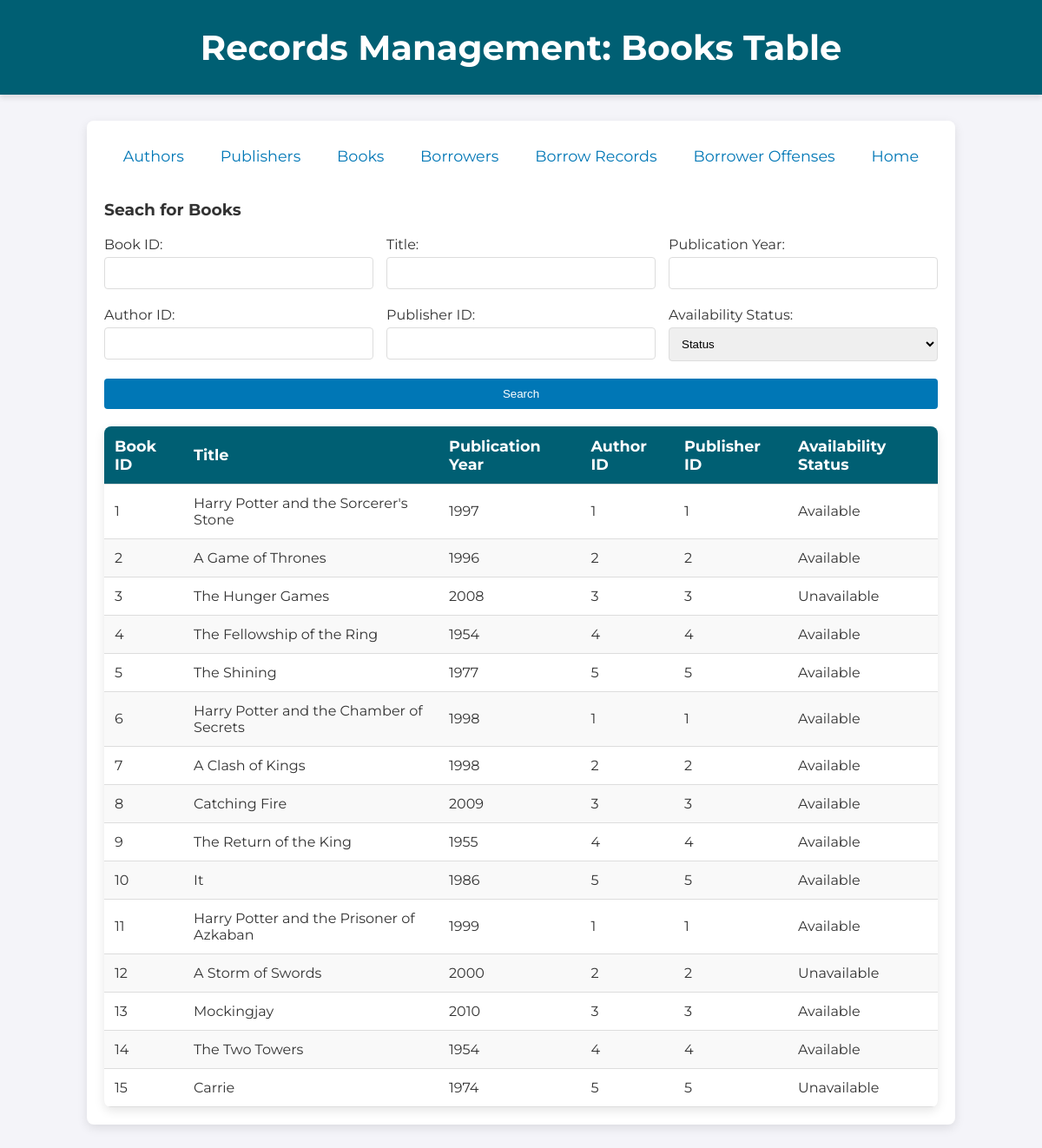
/books, run on the app's committed database.
### tables this page shows
CREATE TABLE Books (
	book_id INT AUTO_INCREMENT UNIQUE PRIMARY KEY,
    title VARCHAR(50),
    publication_year INT,
    publisher_id INT,
    author_id INT,
    availability_status VARCHAR(20) DEFAULT 'Available',
    FOREIGN KEY (publisher_id) REFERENCES Publishers(publisher_id) ON DELETE SET NULL,
	FOREIGN KEY (author_id) REFERENCES Authors(author_id) ON DELETE SET NULL
);

### app.py (the view)
@app.route("/books", methods=["GET", "POST"])
def books():
    if request.method == "POST":
        book_id = request.form.get("book_id")
        title = request.form.get("title")
        publication_year = request.form.get("publication_year")
        author_id = request.form.get("author_id")
        publisher_id = request.form.get("publisher_id")
        availability_status = request.form.get("availability_status")
        query = "SELECT * FROM Books WHERE 1=1"
        params = []
        if not book_id and not title and not publication_year and not author_id and not publisher_id and not availability_status:
            books = db.execute("SELECT * FROM Books")
        else:
            if book_id:
                try:
                    book_id = int(book_id)
                    query += " AND book_id = ?"
                    params.append(book_id)
                except ValueError:
                    return render_template("books.html", books=[], message="Invalid Book ID input")
            if title:
                query += " AND title LIKE ?"
                params.append(f"%{title}%")
            if publication_year:
                try:
                    publication_year = int(publication_year)
                    query += " AND publication_year = ?"
                    params.append(publication_year)
                except ValueError:
                    return render_template("books.html", books=[], message="Invalid Publication Year input")
            if author_id:
                try:
                    author_id = int(author_id)
                    query += " AND author_id = ?"
                    params.append(author_id)
                except ValueError:
                    return render_template("books.html", books=[], message="Invalid Author ID input")
            if publisher_id:
                try:
                    publisher_id = int(publisher_id)
                    query += " AND publisher_id = ?"
                    params.append(publisher_id)
                except ValueError:
                    return render_template("books.html", books=[], message="Invalid Publisher ID input")
            if availability_status:
                query += " AND availability_status = ?"
                params.append(availability_status)
            try:
                books = db.execute(query, params)
            except Exception as e:
                print(f"Error executing query: {e}")
                return render_template("books.html", books=[], message="An error occurred while fetching books.")
        return render_template("books.html", books=books, message=None)
    else:
        books = db.execute("SELECT * FROM Books")
        return render_template("books.html", books=books, message=None)

### app.py (called while the page is built)
@app.after_request
def after_request(response):
    response.headers["Cache-Control"] = "no-cache, no-store, must-revalidate"
    response.headers["Expires"] = 0
    response.headers["Pragma"] = "no-cache"
    return response

### templates/books.html (shortened to what this page needs)
{% extends "records.html" %}
{% block title %}
Books Table
{% endblock %}
{% block main %}
    <h3>Seach for Books</h3>
    <form action="/books" method="POST" class="form">
        <div class="form-row">
            <label>Book ID: <input autocomplete="off" min="1" name="book_id" type="number"></label>
            <label>Title: <input autocomplete="off" maxlength="50" name="title" type="text"></label>
            <label>Publication Year: <input autocomplete="off" name="publication_year" type="number"></label>
        </div>
        <div class="form-row">
            <label>Author ID: <input autocomplete="off" min="1" name="author_id" type="number"></label>
            <label>Publisher ID: <input autocomplete="off" min="1" name="publisher_id" type="number"></label>
            <label>Availability Status:
                <select name="availability_status">
                    <option disabled selected>Status</option>
                </select>
            </label>
        </div>
        <button type="submit">Search</button>
    </form>
    <table>
        <thead>
            <tr>
                <th>Book ID</th>
                <th>Title</th>
                <th>Publication Year</th>
                <th>Author ID</th>
                <th>Publisher ID</th>
                <th>Availability Status</th>
            </tr>
        </thead>
        <tbody>
            {% for book in books %}
                <tr>
                    <td>{{ book.book_id }}</td>
                    <td>{{ book.title }}</td>
                    <td>{{ book.publication_year }}</td>
                    <td>{{ book.author_id }}</td>
                    <td>{{ book.publisher_id }}</td>
                    <td>{{ book.availability_status }}</td>
                </tr>
            {% endfor %}
        </tbody>
    </table>
{% endblock %}

### templates/records.html (shortened to what this page needs)
<!DOCTYPE html>
<html lang="en">
    <head>
        <link href="/static/styles.css" rel="stylesheet">
    </head>
    <body>
        <div class="header">
            <h1>Records Management: {% block title %}{% endblock %}</h1>
        </div>
        <div class="container">
            <nav class="nav-links">
                <a href="/authors">Authors</a>
                <a href="/publishers">Publishers</a>
                <a href="/books">Books</a>
                <a href="/borrowers">Borrowers</a>
                <a href="/borrowrecords">Borrow Records</a>
                <a href="/borroweroffenses">Borrower Offenses</a>
                <a href="/">Home</a>
            </nav>
            <main>
                {% block main %} {% endblock %}
            </main>
        </div>
    </body>
</html>

### static/styles.css (style rules this page uses)
body { font-family: 'Montserrat', sans-serif; background-color: #f4f4f9; color: #333; margin: 0; padding: 0; }
.header { background-color: #005f73; color: white; text-align: center; padding: 30px 0; box-shadow: 0 4px 6px rgba(0, 0, 0, 0.1); }
.header h1 { font-size: 2.5em; margin: 0; }
.nav-links { display: flex; justify-content: space-evenly; margin-bottom: 30px; }
.nav-links a { font-size: 1.1em; color: #0077b6; text-decoration: none; padding: 10px 20px; border-radius: 5px; transition: background-color 0.3s, color 0.3s; text-align: center; }
.container { width: 80%; max-width: 1200px; margin: 30px auto; padding: 20px; background-color: white; border-radius: 8px; box-shadow: 0 4px 12px rgba(0, 0, 0, 0.1); }
main { margin-top: 30px; }
table { width: 100%; border-collapse: collapse; margin-top: 20px; border-radius: 8px; overflow: hidden; box-shadow: 0 4px 12px rgba(0, 0, 0, 0.1); }
table th, table td { padding: 12px; text-align: left; border-bottom: 1px solid #ddd; }
table th { background-color: #005f73; color: white; font-size: 1.1em; }
table tr:nth-child(even) { background-color: #f9f9f9; }
button { background-color: #0077b6; color: white; padding: 10px 20px; border: none; border-radius: 4px; cursor: pointer; transition: background-color 0.3s ease; }
.form { display: flex; flex-direction: column; gap: 20px; }
.form-row { display: flex; flex-wrap: wrap; gap: 15px; }
.form-row label { flex: 1 1 18%; }
.form-row select, .form-row input { width: 100%; padding: 10px; margin-top: 5px; border: 1px solid #ddd; border-radius: 4px; box-sizing: border-box; }

### data on the page
Books: book_id "1", title "Harry Potter and the Sorcerer's Stone", publication_year "1997", author_id "1", publisher_id "1", availability_status "Available"
Books: book_id "2", title "A Game of Thrones", publication_year "1996", author_id "2", publisher_id "2", availability_status "Available"
Books: book_id "3", title "The Hunger Games", publication_year "2008", author_id "3", publisher_id "3", availability_status "Unavailable"
Books: book_id "4", title "The Fellowship of the Ring", publication_year "1954", author_id "4", publisher_id "4", availability_status "Available"
Books: book_id "5", title "The Shining", publication_year "1977", author_id "5", publisher_id "5", availability_status "Available"
Books: book_id "6", title "Harry Potter and the Chamber of Secrets", publication_year "1998", author_id "1", publisher_id "1", availability_status "Available"
Books: book_id "7", title "A Clash of Kings", publication_year "1998", author_id "2", publisher_id "2", availability_status "Available"
Books: book_id "8", title "Catching Fire", publication_year "2009", author_id "3", publisher_id "3", availability_status "Available"
Books: book_id "9", title "The Return of the King", publication_year "1955", author_id "4", publisher_id "4", availability_status "Available"
Books: book_id "10", title "It", publication_year "1986", author_id "5", publisher_id "5", availability_status "Available"
Books: book_id "11", title "Harry Potter and the Prisoner of Azkaban", publication_year "1999", author_id "1", publisher_id "1", availability_status "Available"
Books: book_id "12", title "A Storm of Swords", publication_year "2000", author_id "2", publisher_id "2", availability_status "Unavailable"
Books: book_id "13", title "Mockingjay", publication_year "2010", author_id "3", publisher_id "3", availability_status "Available"
Books: book_id "14", title "The Two Towers", publication_year "1954", author_id "4", publisher_id "4", availability_status "Available"
Books: book_id "15", title "Carrie", publication_year "1974", author_id "5", publisher_id "5", availability_status "Unavailable"
